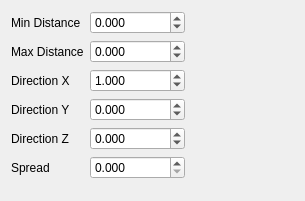
<?xml version="1.0" encoding="UTF-8"?>
<ui version="4.0">
 <class>distDirAttr</class>
 <widget class="QWidget" name="distDirAttr">
  <property name="geometry">
   <rect>
    <x>0</x>
    <y>0</y>
    <width>305</width>
    <height>201</height>
   </rect>
  </property>
  <property name="windowTitle">
   <string>Form</string>
  </property>
  <layout class="QGridLayout" name="gridLayout">
   <item row="0" column="0">
    <widget class="QLabel" name="minDistLabel">
     <property name="text">
      <string>Min Distance</string>
     </property>
    </widget>
   </item>
   <item row="0" column="1">
    <widget class="QDoubleSpinBox" name="minDist">
     <property name="decimals">
      <number>3</number>
     </property>
     <property name="minimum">
      <double>-1000000000.000000000000000</double>
     </property>
     <property name="maximum">
      <double>1000000000.000000000000000</double>
     </property>
     <property name="value">
      <double>0.000000000000000</double>
     </property>
    </widget>
   </item>
   <item row="1" column="0">
    <widget class="QLabel" name="maxDistLabel">
     <property name="text">
      <string>Max Distance</string>
     </property>
    </widget>
   </item>
   <item row="1" column="1">
    <widget class="QDoubleSpinBox" name="maxDist">
     <property name="decimals">
      <number>3</number>
     </property>
     <property name="minimum">
      <double>-1000000000.000000000000000</double>
     </property>
     <property name="maximum">
      <double>1000000000.000000000000000</double>
     </property>
     <property name="value">
      <double>0.000000000000000</double>
     </property>
    </widget>
   </item>
   <item row="2" column="0">
    <widget class="QLabel" name="dirXLabel">
     <property name="text">
      <string>Direction X</string>
     </property>
    </widget>
   </item>
   <item row="2" column="1">
    <widget class="QDoubleSpinBox" name="dirX">
     <property name="decimals">
      <number>3</number>
     </property>
     <property name="minimum">
      <double>-1000000000.000000000000000</double>
     </property>
     <property name="maximum">
      <double>1000000000.000000000000000</double>
     </property>
     <property name="value">
      <double>1.000000000000000</double>
     </property>
    </widget>
   </item>
   <item row="3" column="0">
    <widget class="QLabel" name="dirYLabel">
     <property name="text">
      <string>Direction Y</string>
     </property>
    </widget>
   </item>
   <item row="3" column="1">
    <widget class="QDoubleSpinBox" name="dirY">
     <property name="decimals">
      <number>3</number>
     </property>
     <property name="minimum">
      <double>-1000000000.000000000000000</double>
     </property>
     <property name="maximum">
      <double>1000000000.000000000000000</double>
     </property>
     <property name="value">
      <double>0.000000000000000</double>
     </property>
    </widget>
   </item>
   <item row="4" column="0">
    <widget class="QLabel" name="dirZLabel">
     <property name="text">
      <string>Direction Z</string>
     </property>
    </widget>
   </item>
   <item row="4" column="1">
    <widget class="QDoubleSpinBox" name="dirZ">
     <property name="decimals">
      <number>3</number>
     </property>
     <property name="minimum">
      <double>-1000000000.000000000000000</double>
     </property>
     <property name="maximum">
      <double>1000000000.000000000000000</double>
     </property>
     <property name="value">
      <double>0.000000000000000</double>
     </property>
    </widget>
   </item>
   <item row="5" column="0">
    <widget class="QLabel" name="spreadLabel">
     <property name="text">
      <string>Spread</string>
     </property>
    </widget>
   </item>
   <item row="5" column="1">
    <widget class="QDoubleSpinBox" name="spread">
     <property name="decimals">
      <number>3</number>
     </property>
     <property name="minimum">
      <double>0.000000000000000</double>
     </property>
     <property name="maximum">
      <double>1.000000000000000</double>
     </property>
     <property name="singleStep">
      <double>0.010000000000000</double>
     </property>
     <property name="value">
      <double>0.000000000000000</double>
     </property>
    </widget>
   </item>
   <item row="3" column="2">
    <spacer name="horizontalSpacer">
     <property name="orientation">
      <enum>Qt::Horizontal</enum>
     </property>
     <property name="sizeHint" stdset="0">
      <size>
       <width>40</width>
       <height>20</height>
      </size>
     </property>
    </spacer>
   </item>
   <item row="6" column="1">
    <spacer name="verticalSpacer">
     <property name="orientation">
      <enum>Qt::Vertical</enum>
     </property>
     <property name="sizeHint" stdset="0">
      <size>
       <width>20</width>
       <height>40</height>
      </size>
     </property>
    </spacer>
   </item>
  </layout>
 </widget>
 <resources/>
 <connections/>
</ui>
